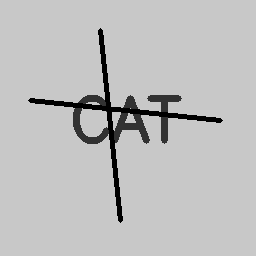
#> input picture avni/scratched.png, 256 x 256 px
$ python 6.5.py
#> lines starting #> are read from the running program, lines starting #| are printed output that depends on the picture
import cv2
import numpy as np
import matplotlib.pyplot as plt
# Read scratched/damaged image
img = cv2.imread("scratched.png", 0)
#> img is the input picture: shape (256, 256); min 0, max 200, mean 190.3
# Create mask (white = damaged parts)
mask = np.zeros(img.shape, np.uint8)
mask[50:80, 50:150] = 255   # Example damaged area
# Inpaint damaged regions
restored = cv2.inpaint(img, mask, 3, cv2.INPAINT_TELEA)

# Show results
plt.subplot(1, 3, 1), plt.imshow(img, cmap='gray'), plt.title("Damaged Image")
plt.subplot(1, 3, 2), plt.imshow(mask, cmap='gray'), plt.title("Mask")
plt.subplot(1, 3, 3), plt.imshow(restored, cmap='gray'), plt.title("Restored (Inpainting)")
plt.show()
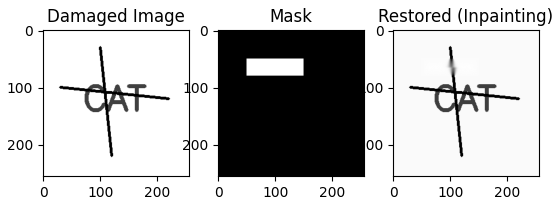
#> figure drawn by matplotlib, 3 panels
